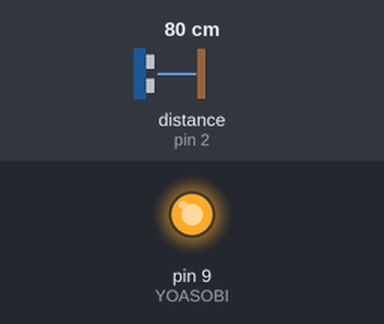
The sketch below on a simulated Arduino Uno, built with avr-gcc and run on an emulated ATmega328P. On the bench: output pins drawn as LEDs (lit = HIGH). Inputs (shaded band) come from the test bench; at power-on: distance to the obstacle (sensor on pin 2) 80 cm. The echo pulse lasts 58.3 µs per cm; pins used as bus, display or sensor lines are not drawn; what the sketch prints to the serial monitor is not drawn.

Above: at 27.5 s.
Timing chart, 0 to 39.5 s (numbered marks = the images above):
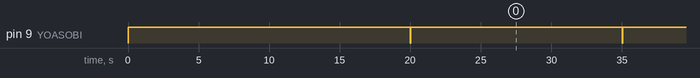

The sketch:

yobikomi1.ino
```cpp
const int ECHO=2;
const int TRIG=3;
int duration;
const int YOASOBI=9;
int judgeCount=0;

void setup() {
  // put your setup code here, to run once:
  Serial.begin(9600);
  pinMode(ECHO,INPUT);
  pinMode(TRIG,OUTPUT);
  pinMode(YOASOBI,OUTPUT);
  digitalWrite(YOASOBI,HIGH);
  delay(20*1000);
  digitalWrite(YOASOBI,LOW);
}

int getDuration(){
  digitalWrite(TRIG,LOW);
  delayMicroseconds(2);
  digitalWrite(TRIG,HIGH);
  delayMicroseconds(10);
  digitalWrite(TRIG,LOW);
  int duration=pulseIn(ECHO,HIGH);
  return duration;
}

void loop() {
  duration=getDuration();
  Serial.println(duration);
  if(duration<5000&&0<duration){
    judgeCount++;
    if(judgeCount>=5){
      judgeCount=0;
      digitalWrite(YOASOBI,HIGH);
      delay(15000);
      int d=getDuration();
      if(d<5000&&0<d)
        digitalWrite(YOASOBI,LOW);
       else
        delay(5*1000);
    }

  }else{
    judgeCount=0;
    digitalWrite(YOASOBI,LOW);
  }

}
```

Measured:
- by itself, pin 9 (YOASOBI): alternates HIGH for 15.0 s and LOW for 0.03 s
